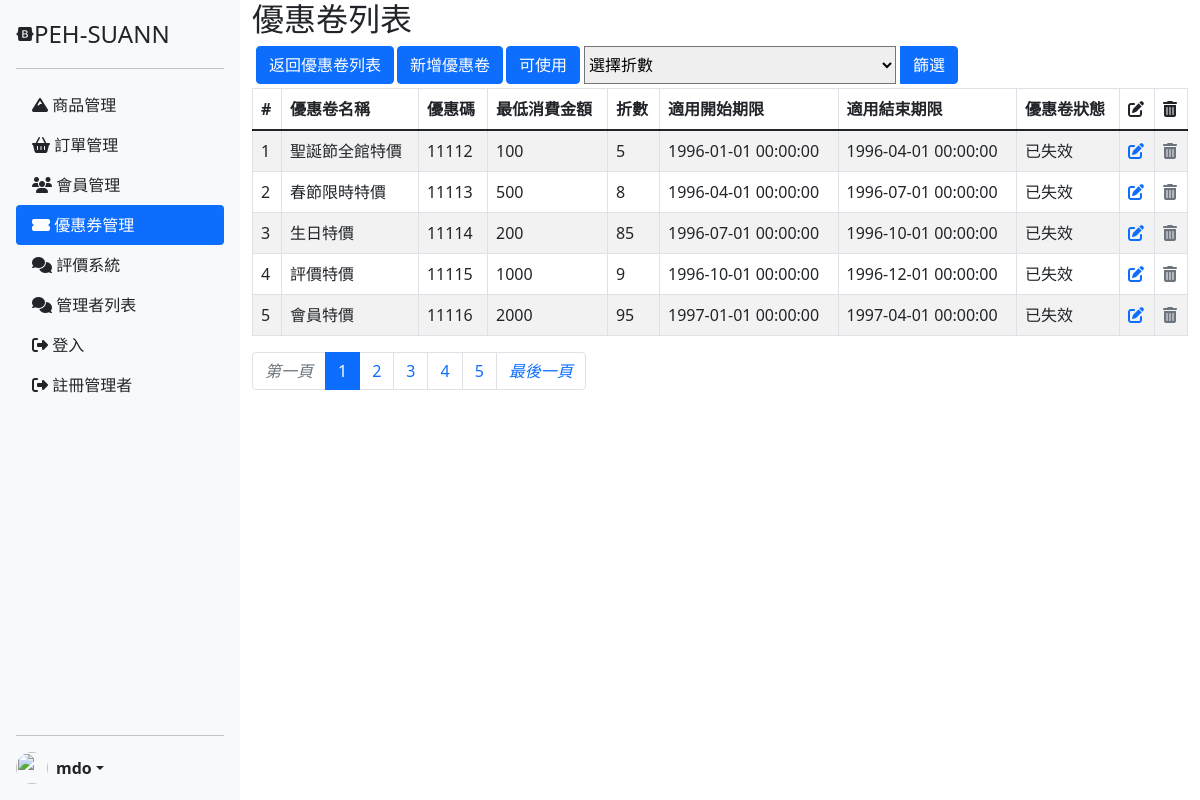
Page /coupon_list.php on the committed database.
### tables this page shows
CREATE TABLE `coupon` (
  `sid` int(11) NOT NULL,
  `promo_name` varchar(255) DEFAULT NULL,
  `coupon_name` varchar(25) NOT NULL,
  `coupon_code` varchar(25) NOT NULL,
  `min_purchase` int(11) NOT NULL,
  `coupon_rate` float NOT NULL,
  `start_date_coup` datetime NOT NULL,
  `end_date_coup` datetime NOT NULL,
  `coupon_status` varchar(25) DEFAULT NULL,
  `display` int(11) NOT NULL
);

### coupon_list.php (the view, shortened to what this page needs)
<?php require __DIR__ . '/parts/connect_db.php' ?>
<?php
$pageName = "coupon";
$perPage = 5;
$page = isset($_GET['page']) ? intval($_GET['page']) : 1;
$t_sql = "SELECT COUNT(1) FROM coupon WHERE `display`=1";
$totalRows = $pdo->query($t_sql)->fetch(PDO::FETCH_NUM)[0];
$totalPages = ceil($totalRows / $perPage);
$rows = [];
if ($totalRows > 0) {
  if (isset($_GET["coupon_rate"])) {
    $coupon_rate = $_GET["coupon_rate"];
    $sql = "SELECT * FROM `coupon`  WHERE `coupon_rate`=$coupon_rate AND `display`=1";
    if ($coupon_rate > 0) {
      $rows = $pdo->query($sql)->fetchAll();
    }
  } else {
    $sql = sprintf("SELECT * FROM `coupon` WHERE `display`=1 ORDER BY `sid` LIMIT %s, %s ", ($page - 1) * $perPage, $perPage);
    $rows = $pdo->query($sql)->fetchAll();
  }
}
$rateArr = [];
foreach ($rows as $coupon_rate) {
  $rateArr[$coupon_rate['coupon_rate']] = $coupon_rate['coupon_rate'];
}
?>
<?php require __DIR__ . '/parts/html-head.php' ?>
<?php require __DIR__ . '/parts/navbar.php' ?>
<div class="container">
  <div class="row">
    <div class="col">
      <h2>優惠卷列表</h2>
      <form class="input-group  mb-1" action="coupon_list.php" method="get" class="">
        <a href="./coupon_list.php" style="color: #fff;text-decoration:none;"><button type="button" class="btn btn-primary ms-1">返回優惠卷列表</button></a>
        <a href="./coupon_add.php" style="color: #fff;text-decoration:none;"><button type="button" class="btn btn-primary ms-1">新增優惠卷</button></a>
        <a href="./coupon_list_filter1.php" style="color: #fff;text-decoration:none;"><button type="button" class="btn btn-primary ms-1">可使用</button></a>
        <select name="coupon_rate" id="coupon_rate" class="col-4 ms-1" placeholder="選擇折數">
          <option value="">選擇折數</option>
        </select>
        <button type="submit" class="btn btn-primary ms-1">篩選</button>
      </form>
    </div>
  </div>
  <table name="coupon_list1" class=" table table-striped table-bordered ">
    <thead>
      <tr>
        <th scope="col">#</th>
        <th scope="col">優惠卷名稱</th>
        <th scope="col">優惠碼</th>
        <th scope="col">最低消費金額</th>
        <th scope="col">折數</th>
        <th scope="col">適用開始期限</th>
        <th scope="col">適用結束期限</th>
        <th scope="col">優惠卷狀態</th>
        <th scope="col">
          <i class="fa-solid fa-pen-to-square"></i>
        </th>
        <th scope="col">
          <i class="fa-solid fa-trash-can"></i>
        </th>
      </tr>
    </thead>
    <tbody>
      <?php foreach ($rows as $r) : ?>
        <tr>
          <td><?= $r['sid'] ?></td>
          <td><?= $r['coupon_name'] ?></td>
          <td><?= $r['coupon_code'] ?></td>
          <td><?= $r['min_purchase'] ?></td>
          <td><?= $rateArr[$r["coupon_rate"]] ?></td>
          <td><?= $r['start_date_coup'] ?></td>
          <td><?= $r['end_date_coup'] ?></td>
          <td><?php if ($r['end_date_coup'] > date("Y-m-d H:i:s") and $r['start_date_coup'] < date("Y-m-d H:i:s")) {
                echo '可使用';
              } else {
                echo '已失效';
              }
              ?></td>
          <td>
            <a href="coupon_edit.php?sid=<?= $r['sid'] ?>">
              <i class="fa-solid fa-pen-to-square"></i>
            </a>
          </td>
          <td>
            <a>
              <i class="fa-solid fa-trash-can text-secondary" data-bs-toggle="modal" data-bs-target="#deleteModal" onclick="delete_it(<?= $r['sid'] ?>)"></i>
            </a>
          </td>
        </tr>
      <?php endforeach ?>
    </tbody>
  </table>
  <ul class="pagination">
    <li class="page-item <?= $page == 1 ? 'disabled' : '' ?>">
      <a class="page-link" href="?page=<?= $page == 1 ?>">
        <i>第一頁</i>
      </a>
    </li>
    <?php for ($i = $page - 5; $i <= $page + 5; $i++) :
      if ($i >= 1 and $i <= $totalPages) :
    ?>
        <li class="page-item <?= $page == $i ? 'active' : '' ?>">
          <a class="page-link" href="?page=<?= $i ?>"><?= $i ?></a>
        </li>
    <?php
      endif;
    endfor; ?>
    <li class="page-item <?= $page == $totalPages ? 'disabled' : '' ?>">
      <a class="page-link" href="?page=<?= $page += $totalPages ?>">
        <i>最後一頁</i>
      </a>
    </li>
  </ul>
</div>
</div>
<?php require __DIR__ . '/parts/html-foot.php' ?>

### parts/html-head.php (shortened to what this page needs)
<!DOCTYPE html>
<html lang="zh">
<head>
    <link href="https://cdn.jsdelivr.net/npm/bootstrap@5.1.1/dist/css/bootstrap.min.css" rel="stylesheet" />
    <link rel="stylesheet" href="https://cdnjs.cloudflare.com/ajax/libs/font-awesome/6.2.0/css/all.min.css" />
    <link rel="stylesheet" href="./style/login-style.css">
</head>
<body>
    <div class="container-fluid d-flex p-0">

### parts/navbar.php (shortened to what this page needs)
<div class="d-flex flex-column flex-shrink-0 p-3 bg-light" style="width: 240px; height: 100vh; position: fixed;">
    <a href="<?= PROJ_ROOT ?>/index_.php" class="d-flex align-items-center mb-3 mb-md-0 me-md-auto link-dark text-decoration-none">
        <i class="fa-brands fa-bootstrap"></i>
        <span class="fs-4">PEH-SUANN</span>
    </a>
    <hr>
    <ul class="nav nav-pills flex-column mb-auto">
        <li class="nav-item">
            <a href="<?= PROJ_ROOT ?>/trails.php" class="nav-link link-dark <?= $pageName == 'trails' ? 'active' : '' ?>" aria-current="page">
                <i class="fa-solid fa-mountain"></i>
                商品管理
            </a>
        </li>
        <li>
            <a href="<?= PROJ_ROOT ?>/order.php" class="nav-link link-dark <?= $pageName == 'order' ? 'active' : '' ?>">
                <i class="fa-solid fa-basket-shopping"></i>
                訂單管理
            </a>
        </li>
        <li>
            <a href="<?= PROJ_ROOT ?>/member.php" class="nav-link link-dark <?= $pageName == 'member' ? 'active' : '' ?>">
                <i class="fa-solid fa-users"></i>
                會員管理
            </a>
        </li>
        <li>
            <a href="<?= PROJ_ROOT ?>/coupon_list.php" class="nav-link link-dark <?= $pageName == 'coupon' ? 'active' : '' ?>">
                <i class="fa-solid fa-ticket-simple"></i>
                優惠券管理
            </a>
        </li>
        <li>
            <a href="<?= PROJ_ROOT ?>/comment.php" class="nav-link link-dark <?= $pageName == 'comment' ? 'active' : '' ?>">
                <i class="fa-solid fa-comments"></i>
                評價系統
            </a>
        </li>
        <li>
            <a href="<?= PROJ_ROOT ?>/admin.php" class="nav-link link-dark <?= $pageName == 'comment' ? 'active' : '' ?>">
                <i class="fa-solid fa-comments"></i>
                管理者列表
            </a>
        </li>
        <?php if (isset($_SESSION['admin'])) : ?>
            <li>
                <a class="nav-link link-dark <?= $pageName == 'login' ? 'active' : '' ?>">
                    <i class="fa-solid fa-right-from-bracket"></i>
                    <?= $_SESSION['admin']['account']  ?>
                </a>
            </li>
            <li>
                <a href="<?= PROJ_ROOT ?>/logout.php" class="nav-link link-dark <?= $pageName == 'logout' ? 'active' : '' ?>">
                    <i class="fa-solid fa-right-from-bracket"></i>
                    登出
                </a>
            </li>
            <li>
                <a href="<?= PROJ_ROOT ?>/register-admin.php" class="nav-link link-dark <?= $pageName == 'logout' ? 'active' : '' ?>">
                    <i class="fa-solid fa-right-from-bracket"></i>
                    註冊管理者
                </a>
            </li>
        <?php else : ?>
            <li>
                <a href="<?= PROJ_ROOT ?>/login.php" class="nav-link link-dark <?= $pageName == 'login' ? 'active' : '' ?>">
                    <i class="fa-solid fa-right-from-bracket"></i>
                    登入
                </a>
            </li>
            <li>
                <a href="<?= PROJ_ROOT ?>/register-admin.php" class="nav-link link-dark <?= $pageName == 'logout' ? 'active' : '' ?>">
                    <i class="fa-solid fa-right-from-bracket"></i>
                    註冊管理者
                </a>
            </li>
        <?php endif ?>
    </ul>
    <hr>
    <div class="dropdown">
        <a href="#" class="d-flex align-items-center link-dark text-decoration-none dropdown-toggle" id="dropdownUser2" data-bs-toggle="dropdown" aria-expanded="false">
            <img src="https://github.com/mdo.png" alt="" width="32" height="32" class="rounded-circle me-2">
            <strong>mdo</strong>
        </a>
    </div>
</div>
<div class="container-fluid p-0 main">

### parts/html-foot.php (shortened to what this page needs)
</div>
</body>
</html>

### style/login-style.css (style rules this page uses)
body { margin: 0; padding: 0; }
.pagination { position: relative; }
html, body { margin: 0; padding: 0; height: 100%; }
.main { margin-left: 240px; }

### parts/html-head.php (style rules this page uses)
html, body { margin: 0; padding: 0; height: 100%; }
.main { margin-left: 240px; }

### rows in the picture
coupon: sid "1", coupon_name "聖誕節全館特價", coupon_code "11112", min_purchase "100", coupon_rate "5", start_date_coup "1996-01-01 00:00:00", end_date_coup "1996-04-01 00:00:00", shows "已失效"
coupon: sid "2", coupon_name "春節限時特價", coupon_code "11113", min_purchase "500", coupon_rate "8", start_date_coup "1996-04-01 00:00:00", end_date_coup "1996-07-01 00:00:00", shows "已失效"
coupon: sid "3", coupon_name "生日特價", coupon_code "11114", min_purchase "200", coupon_rate "85", start_date_coup "1996-07-01 00:00:00", end_date_coup "1996-10-01 00:00:00", shows "已失效"
coupon: sid "4", coupon_name "評價特價", coupon_code "11115", min_purchase "1000", coupon_rate "9", start_date_coup "1996-10-01 00:00:00", end_date_coup "1996-12-01 00:00:00", shows "已失效"
coupon: sid "5", coupon_name "會員特價", coupon_code "11116", min_purchase "2000", coupon_rate "95", start_date_coup "1997-01-01 00:00:00", end_date_coup "1997-04-01 00:00:00", shows "已失效"
